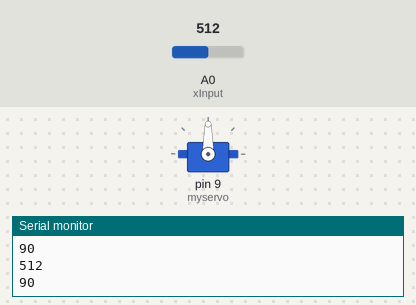
This sketch was run on a simulated Arduino Uno, built with avr-gcc and run on an emulated ATmega328P. Shown: servo, the last lines printed to the serial monitor. The inputs (shaded band) are chosen by the test bench; at power-on: A0 (xInput) = 512.

Above: at 1.2 s.
1.3 s: A0 (xInput) set to 890
2.8 s: A0 (xInput) set to 913
At 4.8 s:
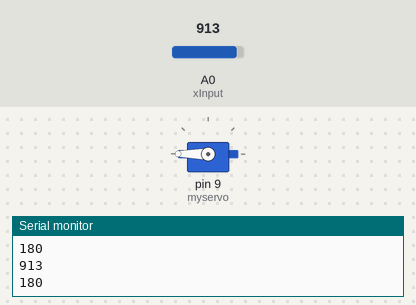
5.8 s: A0 (xInput) set to 108
7.3 s: A0 (xInput) set to 88
At 7.71 s:
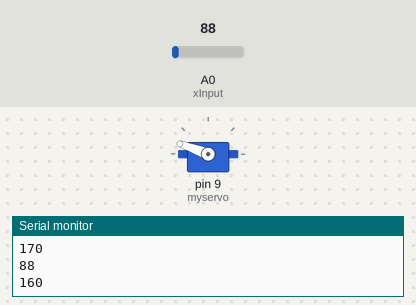
10.3 s: A0 (xInput) set to 110
At 10.3 s:
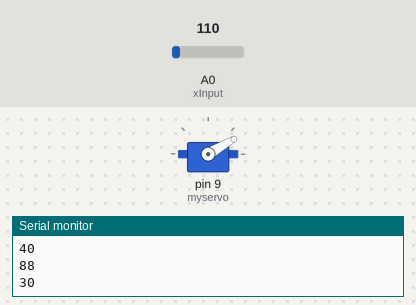
11.8 s: A0 (xInput) set to 90
At 12.6 s:
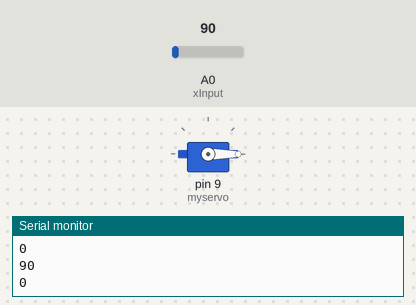
Timing chart, 0 to 14.7 s (numbered marks = the images above; inputs shaded):
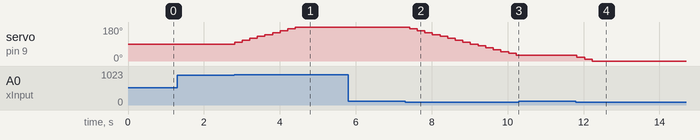

Measured:
- the behaviour switches between 900 and 901 on A0 (xInput) (found by bisection; images 0 and 1)
- the behaviour switches between 100 and 99 on A0 (xInput) (found by bisection; images 1 and 2)
- after the input at 2.8 s, servo on pin 9 (myservo): moves from 90° to 180° over 1.6 s, starting at once
- after the input at 7.3 s, servo on pin 9 (myservo): moves from 180° to 30° over 2.8 s, starting after 0.12 s
- after the input at 10.3 s, servo on pin 9 (myservo): stays 30° (without the input it goes to 20° after 0.12 s)
- after the input at 11.8 s, servo on pin 9 (myservo): 30° → 20° at once, → 10° 0.20 s later, → 0° 0.20 s later

The sketch:

servo_joystick.ino
```cpp
#include <Servo.h>

Servo myservo;

int xInput = A0;
int xValue = 0;

int servoAngle = 90;
int speed = 10;

void setup() {
  Serial.begin(9600);
  myservo.attach(9);
}

void loop() {
  xValue = analogRead(xInput);

  if (xValue < 100) {
    servoAngle -= speed;
    servoAngle = (servoAngle < 0) ? 0 : servoAngle;
    myservo.write(servoAngle);
  }
  else if (xValue > 900) {
    servoAngle += speed;
    servoAngle = (servoAngle > 180) ? 180 : servoAngle;
    myservo.write(servoAngle);
  }

  Serial.println(xValue);
  Serial.println(servoAngle);
  delay(200);
}
```
